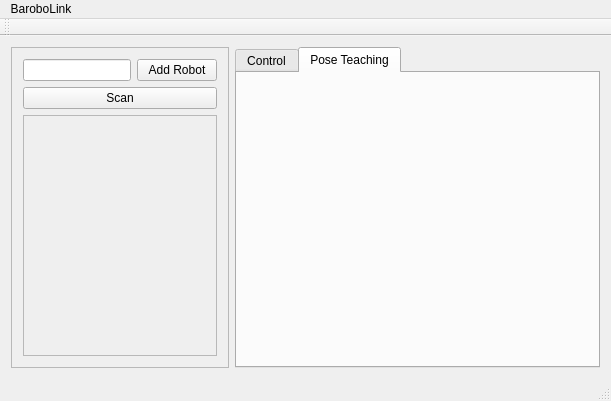
<?xml version="1.0" encoding="UTF-8"?>
<ui version="4.0">
 <class>MainWindow</class>
 <widget class="QMainWindow" name="MainWindow">
  <property name="geometry">
   <rect>
    <x>0</x>
    <y>0</y>
    <width>611</width>
    <height>401</height>
   </rect>
  </property>
  <property name="windowTitle">
   <string>MainWindow</string>
  </property>
  <widget class="QWidget" name="centralWidget">
   <property name="sizePolicy">
    <sizepolicy hsizetype="Preferred" vsizetype="Preferred">
     <horstretch>0</horstretch>
     <verstretch>0</verstretch>
    </sizepolicy>
   </property>
   <layout class="QHBoxLayout" name="horizontalLayout">
    <item>
     <widget class="QFrame" name="frame">
      <property name="sizePolicy">
       <sizepolicy hsizetype="Fixed" vsizetype="Preferred">
        <horstretch>0</horstretch>
        <verstretch>0</verstretch>
       </sizepolicy>
      </property>
      <property name="frameShape">
       <enum>QFrame::StyledPanel</enum>
      </property>
      <property name="frameShadow">
       <enum>QFrame::Raised</enum>
      </property>
      <layout class="QGridLayout" name="gridLayout">
       <item row="1" column="0" colspan="2">
        <widget class="QPushButton" name="pushButton_2">
         <property name="sizePolicy">
          <sizepolicy hsizetype="Preferred" vsizetype="Fixed">
           <horstretch>0</horstretch>
           <verstretch>0</verstretch>
          </sizepolicy>
         </property>
         <property name="text">
          <string>Scan</string>
         </property>
        </widget>
       </item>
       <item row="0" column="1">
        <widget class="QPushButton" name="pushButton">
         <property name="sizePolicy">
          <sizepolicy hsizetype="Fixed" vsizetype="Fixed">
           <horstretch>0</horstretch>
           <verstretch>0</verstretch>
          </sizepolicy>
         </property>
         <property name="text">
          <string>Add Robot</string>
         </property>
        </widget>
       </item>
       <item row="0" column="0">
        <widget class="QLineEdit" name="lineEdit">
         <property name="enabled">
          <bool>true</bool>
         </property>
         <property name="sizePolicy">
          <sizepolicy hsizetype="Preferred" vsizetype="Fixed">
           <horstretch>0</horstretch>
           <verstretch>0</verstretch>
          </sizepolicy>
         </property>
        </widget>
       </item>
       <item row="2" column="0" colspan="2">
        <widget class="QScrollArea" name="scrollArea">
         <property name="widgetResizable">
          <bool>true</bool>
         </property>
         <widget class="QWidget" name="scrollAreaWidgetContents">
          <property name="geometry">
           <rect>
            <x>0</x>
            <y>0</y>
            <width>209</width>
            <height>244</height>
           </rect>
          </property>
          <layout class="QVBoxLayout" name="verticalLayout">
           <item>
            <layout class="QGridLayout" name="robotsGridLayout"/>
           </item>
          </layout>
         </widget>
        </widget>
       </item>
      </layout>
     </widget>
    </item>
    <item>
     <widget class="QTabWidget" name="tabWidget">
      <property name="currentIndex">
       <number>1</number>
      </property>
      <widget class="QWidget" name="tab">
       <attribute name="title">
        <string>Control</string>
       </attribute>
      </widget>
      <widget class="QWidget" name="tab_2">
       <attribute name="title">
        <string>Pose Teaching</string>
       </attribute>
      </widget>
     </widget>
    </item>
   </layout>
  </widget>
  <widget class="QMenuBar" name="menuBar">
   <property name="geometry">
    <rect>
     <x>0</x>
     <y>0</y>
     <width>611</width>
     <height>20</height>
    </rect>
   </property>
   <widget class="QMenu" name="menuBaroboLink">
    <property name="title">
     <string>BaroboLink</string>
    </property>
    <addaction name="actionQuit"/>
   </widget>
   <addaction name="menuBaroboLink"/>
  </widget>
  <widget class="QToolBar" name="mainToolBar">
   <attribute name="toolBarArea">
    <enum>TopToolBarArea</enum>
   </attribute>
   <attribute name="toolBarBreak">
    <bool>false</bool>
   </attribute>
  </widget>
  <widget class="QStatusBar" name="statusBar"/>
  <action name="actionQuit">
   <property name="text">
    <string>Quit</string>
   </property>
  </action>
 </widget>
 <layoutdefault spacing="6" margin="11"/>
 <resources/>
 <connections/>
</ui>
